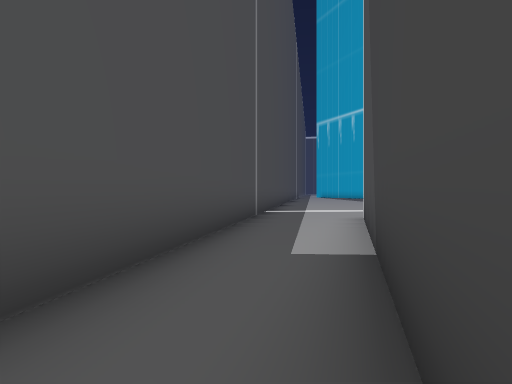
view 1 (above)

19 first-person views from a walk through a 3-D level made in the Unity game engine. The camera is 1.2 m above the floor, looks level and sees 75° across. The floor is counted in squares, 2 m on a side. Each view is taken from the middle of a square. On the plan, view 1 faces up. The plan holds only what a view shows up to about 10 squares ahead; the rest is blank. The place goes on beyond the plan. The player character is not drawn. Some animated figures are not drawn.

view 2
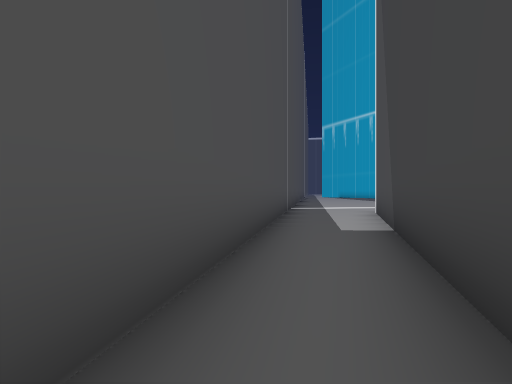

view 3
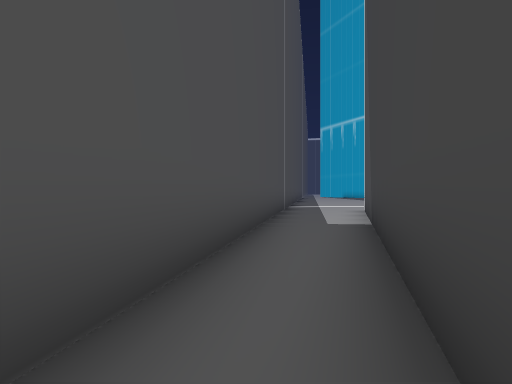

view 4
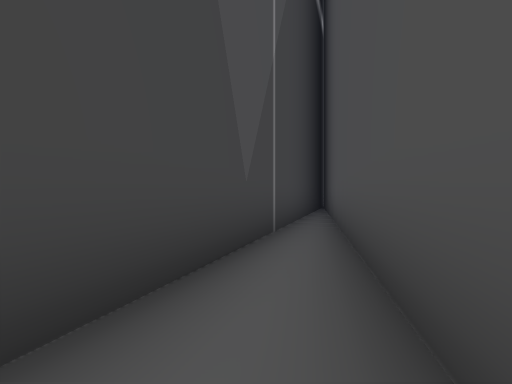

view 5
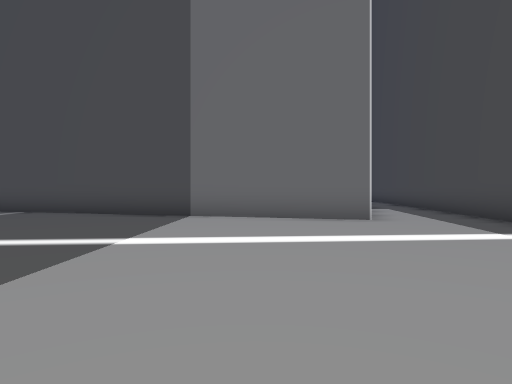

view 6
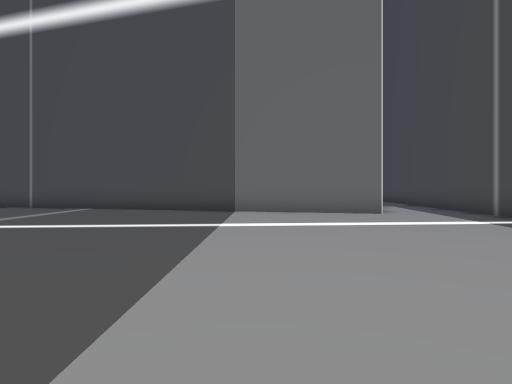

view 7
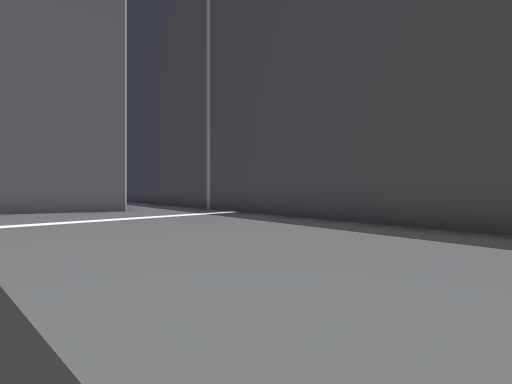

view 8
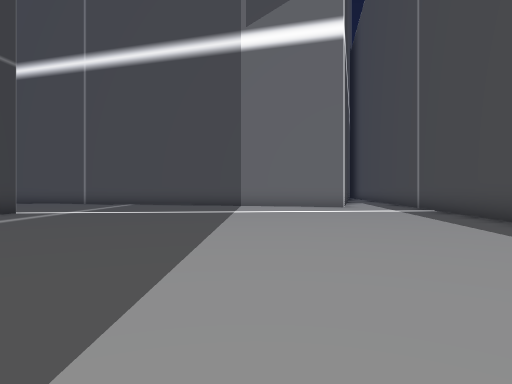

view 9
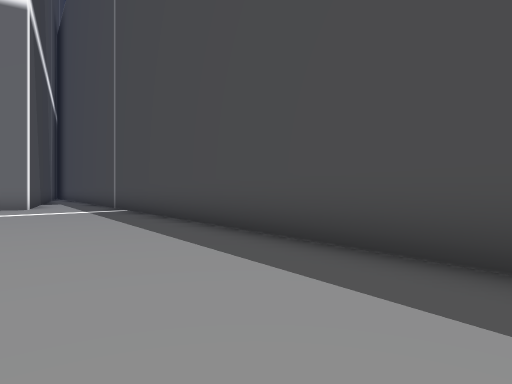

view 10
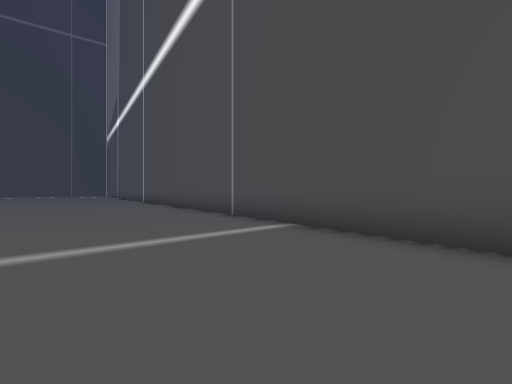

view 11
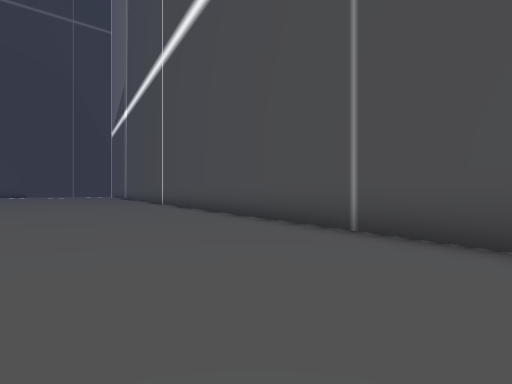

view 12
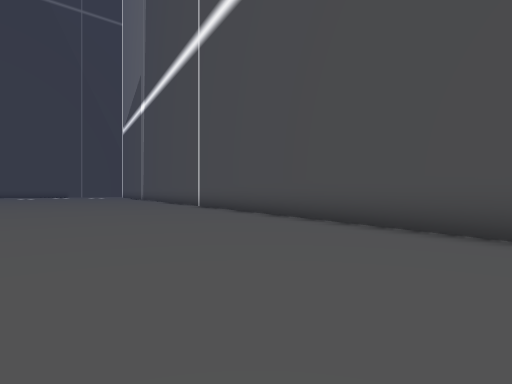

view 13
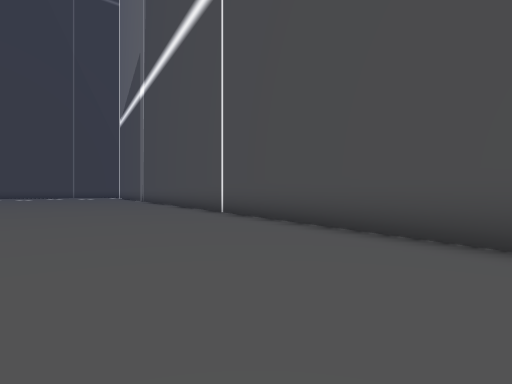

view 14
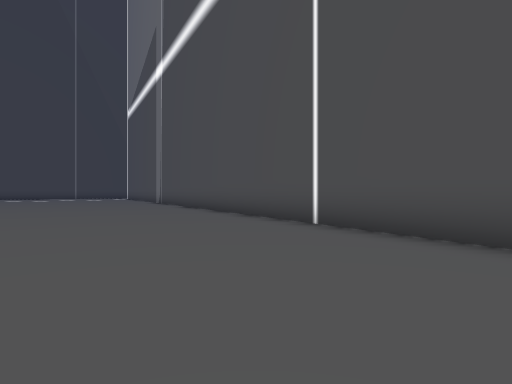

view 15
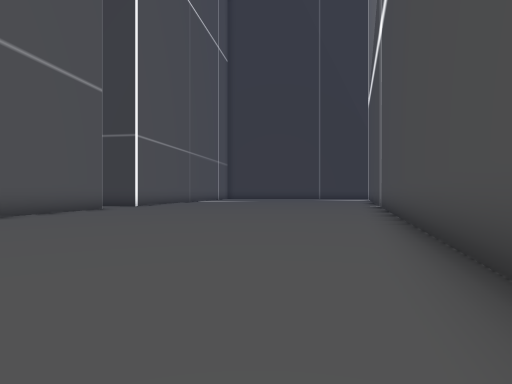

view 16
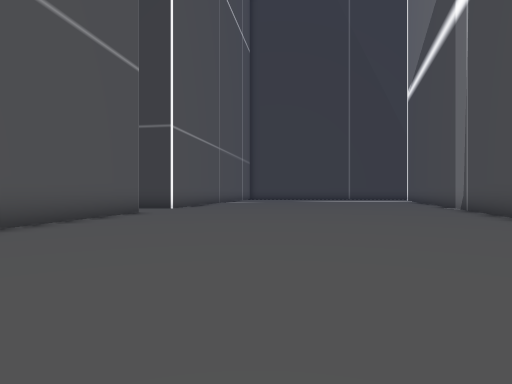

view 17
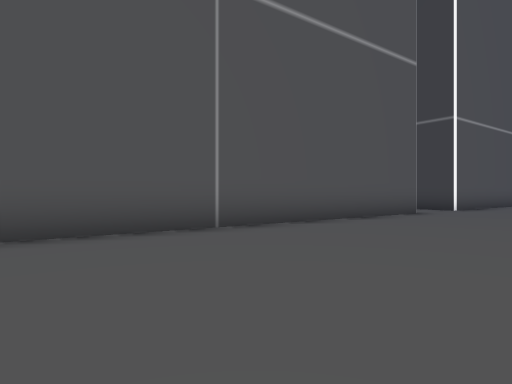

view 18
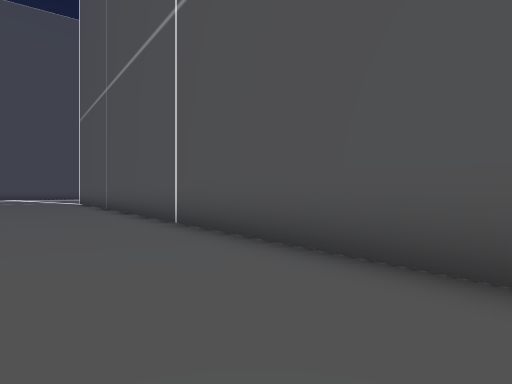

view 19
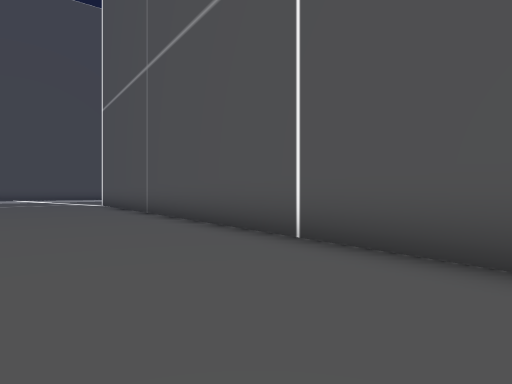

### Floor plan
Points are (right, up) in squares from view 1. A wall is a line through its corners. A room is listed if a view was taken in it or the views show most of it. See-through windows are left out.
Room 1 (views 1, 2, 3, 4)
walls: (-1.2, 1.5) (-2.2, -4.6); (-1.1, -4.5) (0.6, 1.5)
ways out: opening at (0, 2) to room 2
Room 2 (views 5, 6, 7, 8, 9, 10, 11, 12, 13, 14, 15, 16, 17, 18, 19)
walls: (12.7, 11.6) (12.8, 12.2); (2.5, 7.8) (38, -2.6); (0.6, 1.5) (2.4, 7.5); (2, 20.7) (-1.2, 1.5); (37.9, 7.4) (18.5, 10.6)
ways out: opening at (0, 2) to room 1

Positions as (right, up) in squares from view 1, and headings:
1: (0, 0), facing up
2: (-1, -2), facing up
3: (-1, -3), facing up
4: (-1, 0), facing down
5: (5, 15), facing down
6: (6, 17), facing down
7: (7, 18), facing down-left
8: (6, 21), facing down
9: (5, 21), facing down-left
10: (8, 10), facing down-right
11: (12, 9), facing down-right
12: (15, 9), facing down-right
13: (19, 7), facing down-right
14: (23, 6), facing down-right
15: (26, 2), facing right
16: (28, 4), facing right
17: (28, 4), facing up-right
18: (31, 6), facing up-left
19: (28, 6), facing up-left
